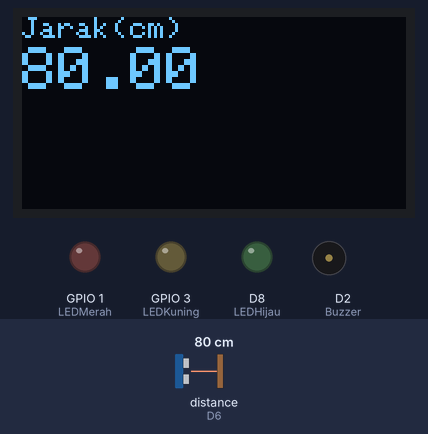
Bench run of a program on a simulated ESP8266 (Wemos D1 mini). Parts: 128×64 one-colour display, output pins drawn as LEDs (lit = HIGH), buzzer (waves = sounding, pin HIGH). The inputs (shaded band) are chosen by the test bench; at power-on: distance to the obstacle (sensor on D6) 80 cm. The echo pulse lasts 58.3 µs per cm; what the program prints to the serial monitor is not drawn.

Above: at 1.2 s.
1.3 s: distance to the obstacle (sensor on D6) set to 17 cm
At 1.8 s:
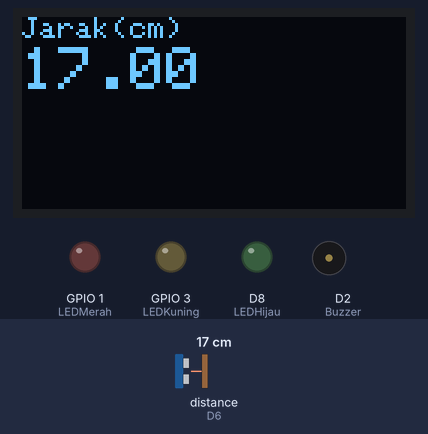
2.8 s: distance to the obstacle (sensor on D6) set to 13 cm
At 4.2 s:
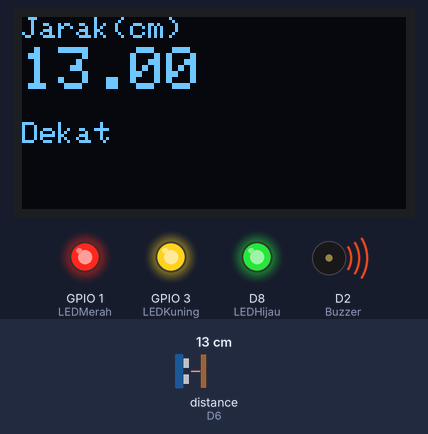
5.8 s: distance to the obstacle (sensor on D6) set to 11 cm
At 7.9 s:
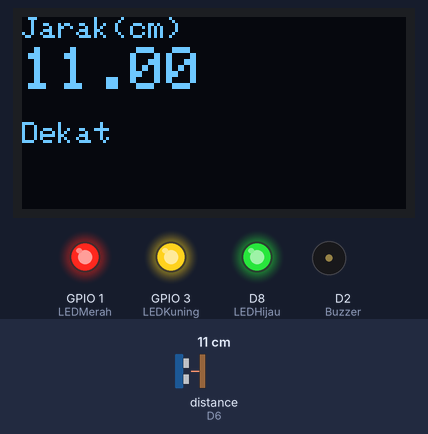
8.4 s: distance to the obstacle (sensor on D6) set to 8 cm
At 9.98 s:
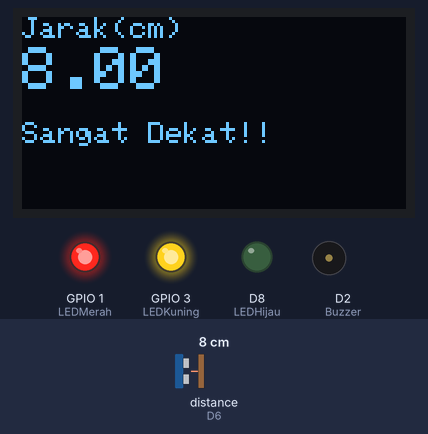
11.4 s: distance to the obstacle (sensor on D6) set to 6 cm
At 12.39 s:
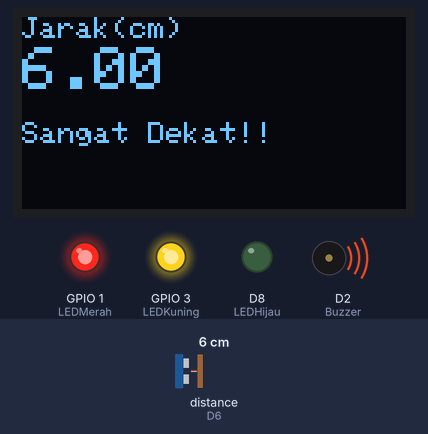
13.7 s: distance to the obstacle (sensor on D6) set to 3 cm
At 14.4 s:
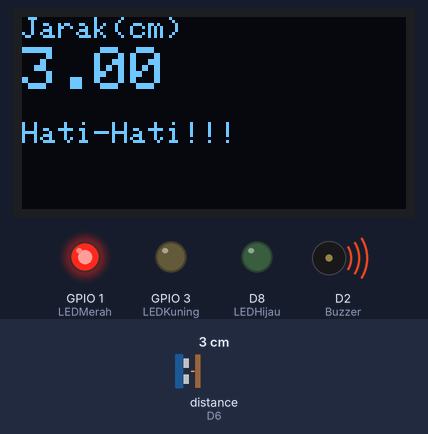
Timing chart, 0 to 17.1 s (numbered marks = the images above; inputs shaded):
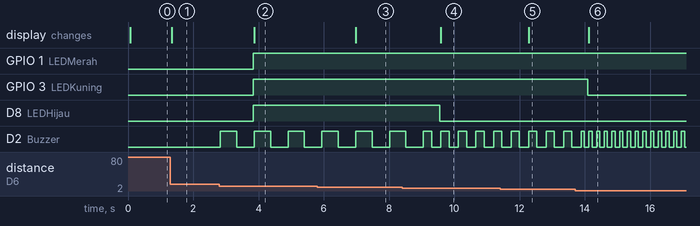

Measured:
- the behaviour switches between 15 and 14 cm on distance to the obstacle (sensor on D6) (found by bisection; images 1 and 2)
- the behaviour switches between 10 and 9 cm on distance to the obstacle (sensor on D6) (found by bisection; images 3 and 4)
- the behaviour switches between 5 and 4 cm on distance to the obstacle (sensor on D6) (found by bisection; images 5 and 6)
- after the input at 1.3 s, the display: changes at once (image 1)
- after the input at 2.8 s, GPIO 1 (LEDMerah), GPIO 3 (LEDKuning), D8 (LEDHijau): LOW → HIGH after 1.0 s; D2 (Buzzer): alternates HIGH for 0.50 s and LOW for 0.54 s, starting at once; the display: changes after 1.1 s (image 2)
- after the input at 5.8 s, the display: changes after 1.2 s (image 3)
- after the input at 8.4 s, D8 (LEDHijau): HIGH → LOW after 1.2 s; the display: changes after 1.2 s (image 4)
- after the input at 11.4 s, the display: changes after 0.87 s (image 5)
- after the input at 13.7 s, GPIO 3 (LEDKuning): HIGH → LOW after 0.38 s; D2 (Buzzer): alternates HIGH for 0.10 s and LOW for 0.14 s, starting after 0.28 s; the display: changes after 0.42 s (image 6)

The program:

main.cpp
```cpp
#include <Arduino.h>
#include <SPI.h>                     // pemanggil library SPI
#include <Wire.h>                    // pemanggil library komunikasi serial
#include <Adafruit_GFX.h>            //pemanggilan library GFX
#include <Adafruit_SSD1306.h>        //pemanggilan library OLED SSD1306
#include <HCSR04.h>                  //Memasukkan library HCSR04
int Buzzer = D2;                     // Membuat variabel Buzzer
int LEDMerah = D10;                  // Membuat Variabel LED Merah
int LEDKuning = D9;                  // Membuat Variabel LED Kuning
int LEDHijau = D8;                   // Membuat Variabel LED Hijau
float jarak;                         // Membuat variabel jarak
UltraSonicDistanceSensor hc(D5, D6); // Mendefinisikan pin D5 sebagai Trig dan D6 sebagai Echo

#define SCREEN_WIDTH 128    // lebar OLED dalam pixel
#define SCREEN_HEIGHT 64    // tinggi OLED dalam pixel
#define SCREEN_ADDRESS 0x3C // alamat untuk I2C OLED
#define OLED_RESET 0        // GPIO0

Adafruit_SSD1306 display(SCREEN_WIDTH, SCREEN_HEIGHT, &Wire, OLED_RESET); // OLED menggunakan kolom 128 pixel dan baris 64 pixel

void setup()
{
  pinMode(Buzzer, OUTPUT);
  pinMode(LEDMerah, OUTPUT);
  pinMode(LEDKuning, OUTPUT);
  pinMode(LEDHijau, OUTPUT);
  Serial.begin(9600);                      // menentukan baudrate di 9600
  Serial.println("OLED FeatherWing test"); // menampilkan teks ke serial monitor
  display.begin(SSD1306_SWITCHCAPVCC, SCREEN_ADDRESS);
  // ujicoba display teks OLED
  display.setTextSize(2);              // ukuran teks
  display.setTextColor(SSD1306_WHITE); // warna OLED (putih)
  display.clearDisplay();              // membersihkan display oled
}

void loop()
{
  jarak = hc.measureDistanceCm();
  if (jarak < 5)
  { // jika jarak < 5 cm maka

    digitalWrite(Buzzer, HIGH); // buzzer menyala selama
    delay(100);                 // 100 ms
    digitalWrite(Buzzer, LOW);  // buzzer mati selama
    delay(100);                 // 100ms
    display.setTextSize(1);     // menentukan ukuran teks
    display.setCursor(0, 35);
    display.print("Hati-Hati!!!");
    digitalWrite(LEDMerah, HIGH);
    digitalWrite(LEDKuning, LOW);
    digitalWrite(LEDHijau, LOW);
  }

  else if (jarak < 10)
  {                             // jika jarak < 10 cm maka
    digitalWrite(Buzzer, HIGH); // buzzer menyala selama
    delay(250);                 // 250 ms
    digitalWrite(Buzzer, LOW);  // buzzer mati selama
    delay(250);                 // 250 ms
    display.setTextSize(1);     // menentukan ukuran teks
    display.setCursor(0, 35);
    display.print("Sangat Dekat!!");
    digitalWrite(LEDMerah, HIGH);
    digitalWrite(LEDKuning, HIGH);
    digitalWrite(LEDHijau, LOW);
  }

  else if (jarak < 15)
  {                             // jika jarak < 15 cm maka
    digitalWrite(Buzzer, HIGH); // buzzer menyala selama
    delay(500);                 // 500 ms
    digitalWrite(Buzzer, LOW);  // buzzer mati selama
    delay(500);                 // 500 ms
    display.setTextSize(1);     // menentukan ukuran teks
    display.setCursor(0, 35);
    display.print("Dekat");
    digitalWrite(LEDMerah, HIGH);
    digitalWrite(LEDKuning, HIGH);
    digitalWrite(LEDHijau, HIGH);
  }
  Serial.print("Jarak(cm) : ");
  Serial.println(jarak);
  display.setTextSize(1);      // menentukan ukuran teks
  display.setCursor(0, 0);     // mengatur posisi teks
  display.print("Jarak(cm) "); // menampilkan teks ke OLED
  display.setTextSize(2);      // menentukan ukuran teks
  display.setCursor(0, 10);    // mengatur posisi teks
  display.print(jarak);        // menampilkan pembacaan kelembaban

  delay(10);              // jeda untuk menyalakan OLED
  display.display();      // menampilkan isi OLED
  display.clearDisplay(); // membersihkan tampilan
}
```
